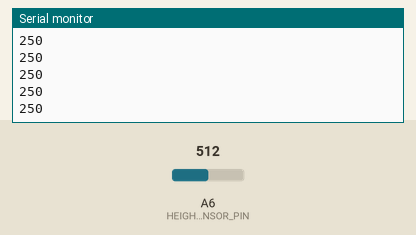
Simulated run of this sketch. Board: Arduino Nano, built with avr-gcc and run on an emulated ATmega328P. Shown: the last lines printed to the serial monitor. The test bench sets the inputs (shaded band); at power-on: A6 (HEIGHT_SENSOR_PIN) = 512.

Above: at 1.2 s.
1.3 s: A6 (HEIGHT_SENSOR_PIN) set to 490
At 1.31 s:
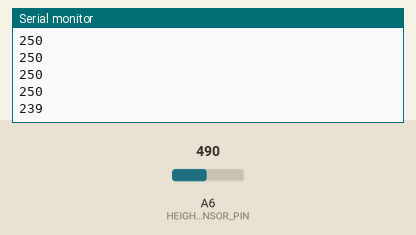
2.8 s: A6 (HEIGHT_SENSOR_PIN) set to 510
At 2.81 s:
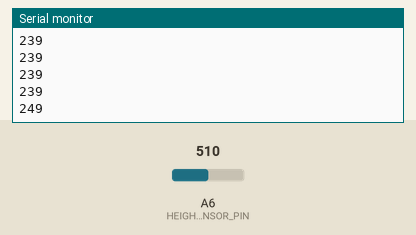
Timing chart, 0 to 5.8 s (numbered marks = the images above; inputs shaded):
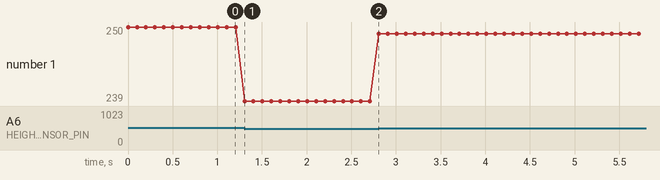

The sketch:

water_level.ino
```cpp
/* Logic for ultrasound sensor
   to measure water level height */


#define HEIGHT_SENSOR_PIN A6
uint16_t water_level;

void setup() {
  Serial.begin(9600);
  pinMode(HEIGHT_SENSOR_PIN, INPUT);

}

void loop() {
  water_level = (500.0 / 1023) * analogRead(HEIGHT_SENSOR_PIN);
  Serial.println(water_level);
  delay(100);
}
```

Measured:
- after the input at 1.3 s, the serial monitor: prints a new line at once (image 1)
- after the input at 2.8 s, the serial monitor: prints a new line at once (image 2)
- plotted number 1: 250 → 239 after the input at 1.3 s, 239 → 249 after the input at 2.8 s
